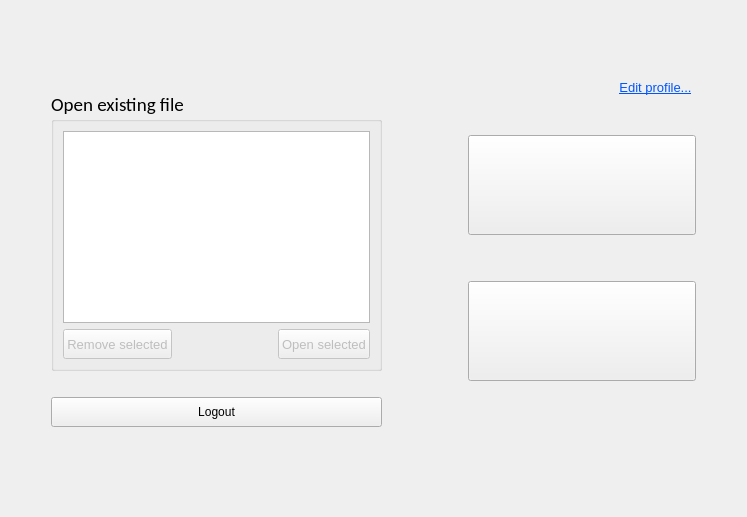
      <widget class="QWidget" name="page_open">
       <layout class="QHBoxLayout" name="horizontalLayout_3">
        <item>
         <layout class="QVBoxLayout" name="verticalLayout_9">
          <property name="leftMargin">
           <number>40</number>
          </property>
          <property name="rightMargin">
           <number>40</number>
          </property>
          <item>
           <spacer name="verticalSpacer_17">
            <property name="orientation">
             <enum>Qt::Vertical</enum>
            </property>
            <property name="sizeHint" stdset="0">
             <size>
              <width>20</width>
              <height>40</height>
             </size>
            </property>
           </spacer>
          </item>
          <item>
           <widget class="QGroupBox" name="groupBox_2">
            <property name="sizePolicy">
             <sizepolicy hsizetype="Preferred" vsizetype="Preferred">
              <horstretch>0</horstretch>
              <verstretch>0</verstretch>
             </sizepolicy>
            </property>
            <property name="minimumSize">
             <size>
              <width>0</width>
              <height>0</height>
             </size>
            </property>
            <property name="font">
             <font>
              <family>Calibri</family>
              <pointsize>14</pointsize>
              <weight>50</weight>
              <bold>false</bold>
             </font>
            </property>
            <property name="title">
             <string>Open existing file</string>
            </property>
            <layout class="QVBoxLayout" name="verticalLayout_12">
             <item>
              <layout class="QVBoxLayout" name="verticalLayout_11">
               <item>
                <widget class="QListWidget" name="listWidget">
                 <property name="sizePolicy">
                  <sizepolicy hsizetype="Preferred" vsizetype="Preferred">
                   <horstretch>0</horstretch>
                   <verstretch>0</verstretch>
                  </sizepolicy>
                 </property>
                </widget>
               </item>
               <item>
                <layout class="QHBoxLayout" name="horizontalLayout_4">
                 <item>
                  <widget class="QPushButton" name="pushButton_remove">
                   <property name="enabled">
                    <bool>false</bool>
                   </property>
                   <property name="sizePolicy">
                    <sizepolicy hsizetype="Minimum" vsizetype="Preferred">
                     <horstretch>0</horstretch>
                     <verstretch>0</verstretch>
                    </sizepolicy>
                   </property>
                   <property name="minimumSize">
                    <size>
                     <width>0</width>
                     <height>30</height>
                    </size>
                   </property>
                   <property name="font">
                    <font>
                     <family>MS Shell Dlg 2</family>
                     <pointsize>10</pointsize>
                    </font>
                   </property>
                   <property name="text">
                    <string>Remove selected</string>
                   </property>
                  </widget>
                 </item>
                 <item>
                  <spacer name="horizontalSpacer">
                   <property name="orientation">
                    <enum>Qt::Horizontal</enum>
                   </property>
                   <property name="sizeType">
                    <enum>QSizePolicy::Preferred</enum>
                   </property>
                   <property name="sizeHint" stdset="0">
                    <size>
                     <width>100</width>
                     <height>20</height>
                    </size>
                   </property>
                  </spacer>
                 </item>
                 <item>
                  <widget class="QPushButton" name="pushButton_open">
                   <property name="enabled">
                    <bool>false</bool>
                   </property>
                   <property name="sizePolicy">
                    <sizepolicy hsizetype="Preferred" vsizetype="Preferred">
                     <horstretch>0</horstretch>
                     <verstretch>0</verstretch>
                    </sizepolicy>
                   </property>
                   <property name="minimumSize">
                    <size>
                     <width>0</width>
                     <height>30</height>
                    </size>
                   </property>
                   <property name="font">
                    <font>
                     <family>MS Shell Dlg 2</family>
                     <pointsize>10</pointsize>
                     <weight>50</weight>
                     <bold>false</bold>
                    </font>
                   </property>
                   <property name="text">
                    <string>Open selected</string>
                   </property>
                  </widget>
                 </item>
                </layout>
               </item>
              </layout>
             </item>
            </layout>
           </widget>
          </item>
          <item>
           <spacer name="verticalSpacer_8">
            <property name="orientation">
             <enum>Qt::Vertical</enum>
            </property>
            <property name="sizeType">
             <enum>QSizePolicy::Preferred</enum>
            </property>
            <property name="sizeHint" stdset="0">
             <size>
              <width>20</width>
              <height>20</height>
             </size>
            </property>
           </spacer>
          </item>
          <item>
           <layout class="QHBoxLayout" name="horizontalLayout_6">
            <property name="rightMargin">
             <number>0</number>
            </property>
            <property name="bottomMargin">
             <number>0</number>
            </property>
            <item>
             <widget class="QPushButton" name="pushButton_back">
              <property name="sizePolicy">
               <sizepolicy hsizetype="Minimum" vsizetype="Preferred">
                <horstretch>0</horstretch>
                <verstretch>0</verstretch>
               </sizepolicy>
              </property>
              <property name="minimumSize">
               <size>
                <width>0</width>
                <height>30</height>
               </size>
              </property>
              <property name="maximumSize">
               <size>
                <width>16777215</width>
                <height>16777215</height>
               </size>
              </property>
              <property name="text">
               <string>Logout</string>
              </property>
             </widget>
            </item>
           </layout>
          </item>
          <item>
           <spacer name="verticalSpacer_16">
            <property name="orientation">
             <enum>Qt::Vertical</enum>
            </property>
            <property name="sizeHint" stdset="0">
             <size>
              <width>20</width>
              <height>40</height>
             </size>
            </property>
           </spacer>
          </item>
         </layout>
        </item>
        <item>
         <layout class="QVBoxLayout" name="verticalLayout_8">
          <property name="leftMargin">
           <number>40</number>
          </property>
          <property name="rightMargin">
           <number>40</number>
          </property>
          <item>
           <layout class="QHBoxLayout" name="horizontalLayout_7">
            <property name="spacing">
             <number>0</number>
            </property>
            <property name="topMargin">
             <number>0</number>
            </property>
            <item>
             <spacer name="horizontalSpacer_2">
              <property name="orientation">
               <enum>Qt::Horizontal</enum>
              </property>
              <property name="sizeType">
               <enum>QSizePolicy::Expanding</enum>
              </property>
              <property name="sizeHint" stdset="0">
               <size>
                <width>58</width>
                <height>20</height>
               </size>
              </property>
             </spacer>
            </item>
            <item>
             <layout class="QVBoxLayout" name="verticalLayout_3">
              <property name="spacing">
               <number>6</number>
              </property>
              <property name="topMargin">
               <number>0</number>
              </property>
              <property name="rightMargin">
               <number>10</number>
              </property>
              <item>
               <spacer name="verticalSpacer_13">
                <property name="orientation">
                 <enum>Qt::Vertical</enum>
                </property>
                <property name="sizeType">
                 <enum>QSizePolicy::Fixed</enum>
                </property>
                <property name="sizeHint" stdset="0">
                 <size>
                  <width>20</width>
                  <height>10</height>
                 </size>
                </property>
               </spacer>
              </item>
              <item>
               <widget class="QLabel" name="label_userNick">
                <property name="sizePolicy">
                 <sizepolicy hsizetype="Preferred" vsizetype="Fixed">
                  <horstretch>0</horstretch>
                  <verstretch>0</verstretch>
                 </sizepolicy>
                </property>
                <property name="font">
                 <font>
                  <pointsize>11</pointsize>
                  <weight>75</weight>
                  <bold>true</bold>
                 </font>
                </property>
                <property name="text">
                 <string/>
                </property>
                <property name="alignment">
                 <set>Qt::AlignRight|Qt::AlignTrailing|Qt::AlignVCenter</set>
                </property>
               </widget>
              </item>
              <item>
               <widget class="QLabel" name="label_userUsername">
                <property name="sizePolicy">
                 <sizepolicy hsizetype="Preferred" vsizetype="Fixed">
                  <horstretch>0</horstretch>
                  <verstretch>0</verstretch>
                 </sizepolicy>
                </property>
                <property name="palette">
                 <palette>
                  <active>
                   <colorrole role="WindowText">
                    <brush brushstyle="SolidPattern">
                     <color alpha="255">
                      <red>102</red>
                      <green>102</green>
                      <blue>102</blue>
                     </color>
                    </brush>
                   </colorrole>
                  </active>
                  <inactive>
                   <colorrole role="WindowText">
                    <brush brushstyle="SolidPattern">
                     <color alpha="255">
                      <red>102</red>
                      <green>102</green>
                      <blue>102</blue>
                     </color>
                    </brush>
                   </colorrole>
                  </inactive>
                  <disabled>
                   <colorrole role="WindowText">
                    <brush brushstyle="SolidPattern">
                     <color alpha="255">
                      <red>120</red>
                      <green>120</green>
                      <blue>120</blue>
                     </color>
                    </brush>
                   </colorrole>
                  </disabled>
                 </palette>
                </property>
                <property name="font">
                 <font>
                  <pointsize>10</pointsize>
                 </font>
                </property>
                <property name="text">
                 <string/>
                </property>
                <property name="alignment">
                 <set>Qt::AlignRight|Qt::AlignTrailing|Qt::AlignVCenter</set>
                </property>
               </widget>
              </item>
              <item>
               <spacer name="verticalSpacer_12">
                <property name="orientation">
                 <enum>Qt::Vertical</enum>
                </property>
                <property name="sizeType">
                 <enum>QSizePolicy::MinimumExpanding</enum>
                </property>
                <property name="sizeHint" stdset="0">
                 <size>
                  <width>20</width>
                  <height>30</height>
                 </size>
                </property>
               </spacer>
              </item>
             </layout>
            </item>
            <item>
             <layout class="QVBoxLayout" name="verticalLayout_4">
              <property name="spacing">
               <number>0</number>
              </property>
              <property name="leftMargin">
               <number>0</number>
              </property>
              <property name="topMargin">
               <number>0</number>
              </property>
              <item alignment="Qt::AlignHCenter">
               <widget class="QLabel" name="label_userProfilePhoto">
                <property name="sizePolicy">
                 <sizepolicy hsizetype="Fixed" vsizetype="Fixed">
                  <horstretch>0</horstretch>
                  <verstretch>0</verstretch>
                 </sizepolicy>
                </property>
                <property name="minimumSize">
                 <size>
                  <width>65</width>
                  <height>65</height>
                 </size>
                </property>
                <property name="maximumSize">
                 <size>
                  <width>65</width>
                  <height>65</height>
                 </size>
                </property>
                <property name="frameShape">
                 <enum>QFrame::NoFrame</enum>
                </property>
                <property name="frameShadow">
                 <enum>QFrame::Plain</enum>
                </property>
                <property name="text">
                 <string/>
                </property>
               </widget>
              </item>
              <item alignment="Qt::AlignHCenter">
               <widget class="QPushButton" name="pushButton_editProfile">
                <property name="sizePolicy">
                 <sizepolicy hsizetype="Minimum" vsizetype="Minimum">
                  <horstretch>0</horstretch>
                  <verstretch>0</verstretch>
                 </sizepolicy>
                </property>
                <property name="maximumSize">
                 <size>
                  <width>16777212</width>
                  <height>16777215</height>
                 </size>
                </property>
                <property name="palette">
                 <palette>
                  <active>
                   <colorrole role="ButtonText">
                    <brush brushstyle="SolidPattern">
                     <color alpha="255">
                      <red>0</red>
                      <green>85</green>
                      <blue>255</blue>
                     </color>
                    </brush>
                   </colorrole>
                  </active>
                  <inactive>
                   <colorrole role="ButtonText">
                    <brush brushstyle="SolidPattern">
                     <color alpha="255">
                      <red>0</red>
                      <green>85</green>
                      <blue>255</blue>
                     </color>
                    </brush>
                   </colorrole>
                  </inactive>
                  <disabled>
                   <colorrole role="ButtonText">
                    <brush brushstyle="SolidPattern">
                     <color alpha="255">
                      <red>120</red>
                      <green>120</green>
                      <blue>120</blue>
                     </color>
                    </brush>
                   </colorrole>
                  </disabled>
                 </palette>
                </property>
                <property name="font">
                 <font>
                  <pointsize>10</pointsize>
                  <underline>true</underline>
                 </font>
                </property>
                <property name="focusPolicy">
                 <enum>Qt::NoFocus</enum>
                </property>
                <property name="text">
                 <string>Edit profile...</string>
                </property>
                <property name="flat">
                 <bool>true</bool>
                </property>
               </widget>
              </item>
             </layout>
            </item>
           </layout>
          </item>
          <item>
           <spacer name="verticalSpacer_19">
            <property name="orientation">
             <enum>Qt::Vertical</enum>
            </property>
            <property name="sizeType">
             <enum>QSizePolicy::Expanding</enum>
            </property>
            <property name="sizeHint" stdset="0">
             <size>
              <width>20</width>
              <height>30</height>
             </size>
            </property>
           </spacer>
          </item>
          <item>
           <layout class="QHBoxLayout" name="horizontalLayout_9">
            <property name="topMargin">
             <number>0</number>
            </property>
            <item>
             <widget class="QPushButton" name="pushButton_new">
              <property name="sizePolicy">
               <sizepolicy hsizetype="Preferred" vsizetype="Fixed">
                <horstretch>0</horstretch>
                <verstretch>0</verstretch>
               </sizepolicy>
              </property>
              <property name="minimumSize">
               <size>
                <width>228</width>
                <height>100</height>
               </size>
              </property>
              <property name="maximumSize">
               <size>
                <width>500</width>
                <height>16777215</height>
               </size>
              </property>
              <property name="text">
               <string/>
              </property>
             </widget>
            </item>
           </layout>
          </item>
          <item>
           <spacer name="verticalSpacer_11">
            <property name="orientation">
             <enum>Qt::Vertical</enum>
            </property>
            <property name="sizeType">
             <enum>QSizePolicy::Preferred</enum>
            </property>
            <property name="sizeHint" stdset="0">
             <size>
              <width>20</width>
              <height>40</height>
             </size>
            </property>
           </spacer>
          </item>
          <item>
           <layout class="QHBoxLayout" name="horizontalLayout_8">
            <property name="topMargin">
             <number>0</number>
            </property>
            <item>
             <widget class="QPushButton" name="pushButton_openuri">
              <property name="sizePolicy">
               <sizepolicy hsizetype="Preferred" vsizetype="Fixed">
                <horstretch>0</horstretch>
                <verstretch>0</verstretch>
               </sizepolicy>
              </property>
              <property name="minimumSize">
               <size>
                <width>228</width>
                <height>100</height>
               </size>
              </property>
              <property name="maximumSize">
               <size>
                <width>500</width>
                <height>16777215</height>
               </size>
              </property>
              <property name="text">
               <string/>
              </property>
             </widget>
            </item>
           </layout>
          </item>
          <item>
           <spacer name="verticalSpacer_9">
            <property name="orientation">
             <enum>Qt::Vertical</enum>
            </property>
            <property name="sizeType">
             <enum>QSizePolicy::Preferred</enum>
            </property>
            <property name="sizeHint" stdset="0">
             <size>
              <width>20</width>
              <height>40</height>
             </size>
            </property>
           </spacer>
          </item>
          <item>
           <widget class="QLabel" name="label_incorrect_file_operation">
            <property name="minimumSize">
             <size>
              <width>0</width>
              <height>30</height>
             </size>
            </property>
            <property name="maximumSize">
             <size>
              <width>500</width>
              <height>16777215</height>
             </size>
            </property>
            <property name="palette">
             <palette>
              <active>
               <colorrole role="WindowText">
                <brush brushstyle="SolidPattern">
                 <color alpha="255">
                  <red>255</red>
                  <green>0</green>
                  <blue>0</blue>
                 </color>
                </brush>
               </colorrole>
               <colorrole role="Text">
                <brush brushstyle="SolidPattern">
                 <color alpha="255">
                  <red>0</red>
                  <green>0</green>
                  <blue>0</blue>
                 </color>
                </brush>
               </colorrole>
               <colorrole role="PlaceholderText">
                <brush brushstyle="SolidPattern">
                 <color alpha="128">
                  <red>255</red>
                  <green>0</green>
                  <blue>0</blue>
                 </color>
                </brush>
               </colorrole>
              </active>
              <inactive>
               <colorrole role="WindowText">
                <brush brushstyle="SolidPattern">
                 <color alpha="255">
                  <red>255</red>
                  <green>0</green>
                  <blue>0</blue>
                 </color>
                </brush>
               </colorrole>
               <colorrole role="Text">
                <brush brushstyle="SolidPattern">
                 <color alpha="255">
                  <red>0</red>
                  <green>0</green>
                  <blue>0</blue>
                 </color>
                </brush>
               </colorrole>
               <colorrole role="PlaceholderText">
                <brush brushstyle="SolidPattern">
                 <color alpha="128">
                  <red>255</red>
                  <green>0</green>
                  <blue>0</blue>
                 </color>
                </brush>
               </colorrole>
              </inactive>
              <disabled>
               <colorrole role="WindowText">
                <brush brushstyle="SolidPattern">
                 <color alpha="255">
                  <red>120</red>
                  <green>120</green>
                  <blue>120</blue>
                 </color>
                </brush>
               </colorrole>
               <colorrole role="Text">
                <brush brushstyle="SolidPattern">
                 <color alpha="255">
                  <red>120</red>
                  <green>120</green>
                  <blue>120</blue>
                 </color>
                </brush>
               </colorrole>
               <colorrole role="PlaceholderText">
                <brush brushstyle="SolidPattern">
                 <color alpha="128">
                  <red>0</red>
                  <green>0</green>
                  <blue>0</blue>
                 </color>
                </brush>
               </colorrole>
              </disabled>
             </palette>
            </property>
            <property name="text">
             <string/>
            </property>
            <property name="textFormat">
             <enum>Qt::AutoText</enum>
            </property>
            <property name="alignment">
             <set>Qt::AlignCenter</set>
            </property>
            <property name="wordWrap">
             <bool>true</bool>
            </property>
           </widget>
          </item>
          <item>
           <spacer name="verticalSpacer_20">
            <property name="orientation">
             <enum>Qt::Vertical</enum>
            </property>
            <property name="sizeHint" stdset="0">
             <size>
              <width>20</width>
              <height>49</height>
             </size>
            </property>
           </spacer>
          </item>
         </layout>
        </item>
       </layout>
      </widget>
